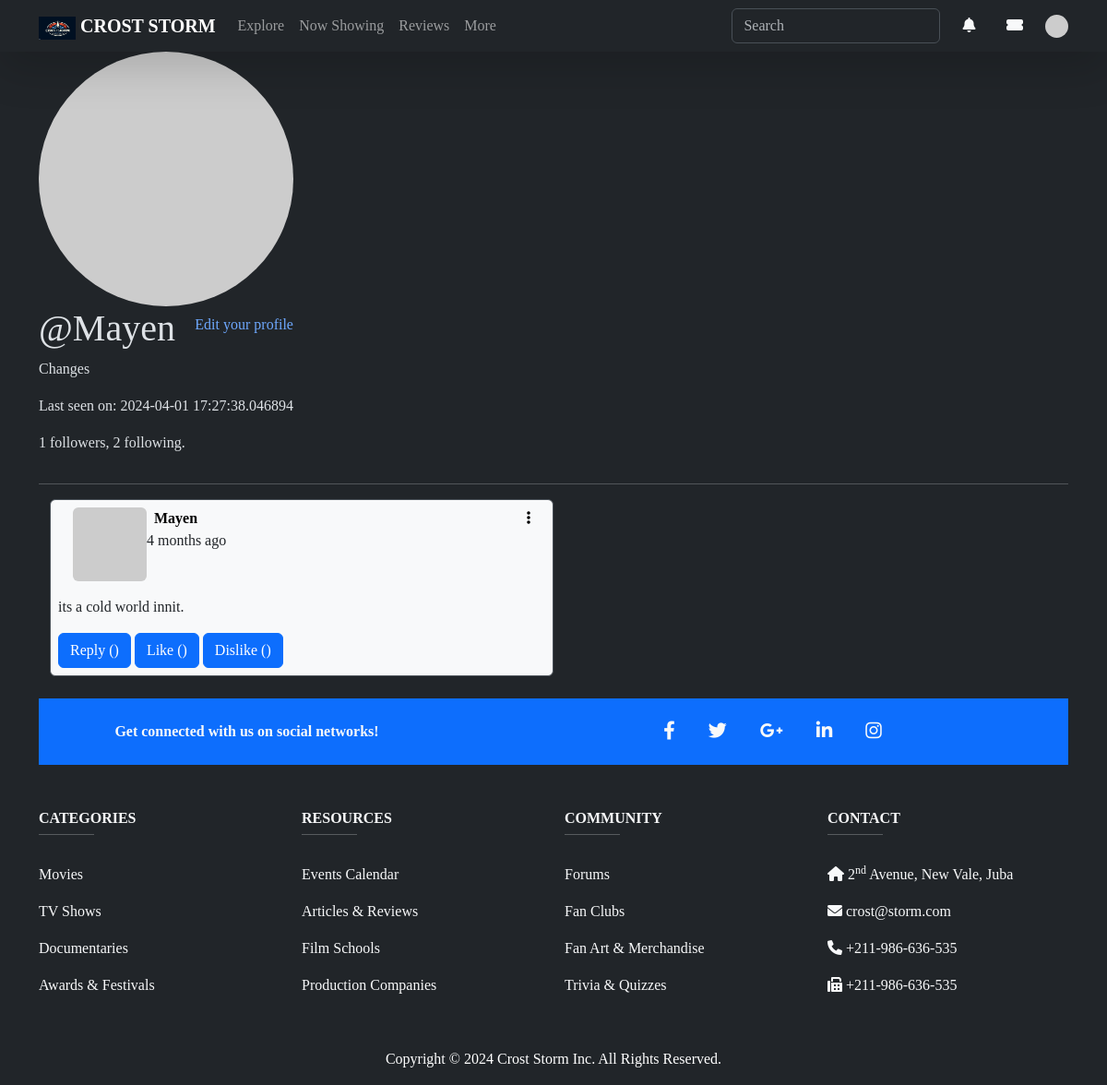
The page /user/Mayen (signed in) on the database as committed earlier.
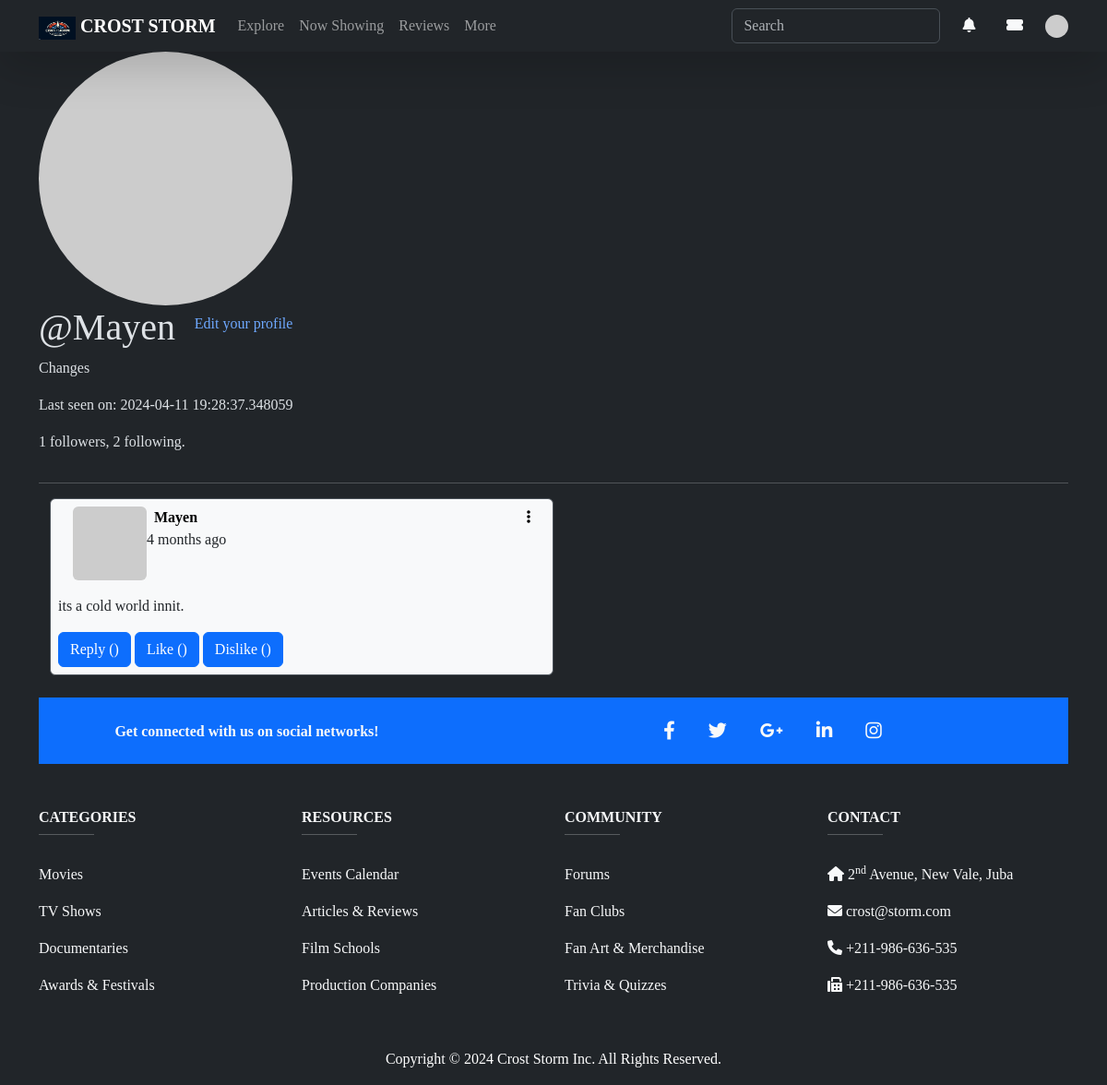
The same page on the database as committed later.
### app/models.py (models this page shows, shortened)
class User(UserMixin, db.Model):
    __tablename__ = 'user'
    __table_args__ = {'extend_existing': True}
    id = db.Column(db.Integer, primary_key=True)
    username = db.Column(db.String(64), index=True, unique=True)
    email = db.Column(db.String(120), index=True, unique=True)
    password_hash = db.Column(db.String(128))
    about_me = db.Column(db.String(140))
    last_seen = db.Column(db.DateTime, default=datetime.utcnow)
    notifications = db.relationship('Notification', backref='user',
                                    lazy='dynamic')
    messages_sent = db.relationship('Message',
                                    foreign_keys='Message.sender_id',
                                    backref='author', lazy='dynamic')
    messages_received = db.relationship('Message',
                                        foreign_keys='Message.recipient_id',
                                        backref='recipient', lazy='dynamic')
    last_message_read_time = db.Column(db.DateTime)
    posts = db.relationship('Post', backref='author_user',
                            lazy='dynamic', overlaps="author_user")
    followed = db.relationship(
        'User',
        secondary=followers,
        primaryjoin=(followers.c.follower_id == id),
        secondaryjoin=(followers.c.followed_id == id),
        backref=db.backref('followers', lazy='dynamic'),
        lazy='dynamic'
    )
    def new_messages(self):
        last_read_time = self.last_message_read_time or datetime(1900, 1, 1)
        return Message.query.filter_by(recipient=self).filter(
            Message.timestamp > last_read_time).count()
    def avatar(self, size):
        digest = md5(self.email.lower().encode('utf-8')).hexdigest()
        return f'https://www.gravatar.com/avatar/{digest}?d=identicon&s={size}'
    @login.user_loader
    def load_user(id):
        return User.query.get(int(id))

class SearchableMixin(object):
    @classmethod
    def before_commit(cls, session):
        session._changes = {
            'add': list(session.new),
            'update': list(session.dirty),
            'delete': list(session.deleted)
        }
    @classmethod
    def after_commit(cls, session):
        for obj in session._changes['add']:
            if isinstance(obj, SearchableMixin):
                add_to_index(obj.__tablename__, obj)
        for obj in session._changes['update']:
            if isinstance(obj, SearchableMixin):
                add_to_index(obj.__tablename__, obj)
        for obj in session._changes['delete']:
            if isinstance(obj, SearchableMixin):
                remove_from_index(obj.__tablename__, obj)
        session._changes = None

class Post(SearchableMixin, db.Model):
    __searchable__ = ['body']
    __tablename__ = 'post'
    __table_args__ = {'extend_existing': True}
    id = db.Column(db.Integer, primary_key=True)
    user_id = db.Column(db.Integer, db.ForeignKey('user.id'))
    body = db.Column(db.String(140))
    timestamp = db.Column(db.DateTime, index=True, default=datetime.utcnow)
    author = db.relationship('User', backref='user_posts', overlaps="author_user,user_posts")
    language = db.Column(db.String(5))
    replies = db.relationship('Reply', backref='post_ref', lazy=True)
    likes = db.Column(db.Integer, default=0)
    dislikes = db.Column(db.Integer, default=0)

### app/main/routes.py (the view)
@user_bp.route('/user/<username>')
@login_required
def user(username):
    current_year = datetime.datetime.now().year
    form = EmptyForm()
    user = User.query.filter_by(username=username).first_or_404()
    page = request.args.get('page', 1, type=int)
    posts = Post.query.filter_by(user_id=user.id).order_by(Post.timestamp.desc()).paginate(
        page=page, per_page=current_app.config['POSTS_PER_PAGE'],
        error_out=False)
    next_url = url_for('main.user', username=user.username,
                       page=posts.next_num) if posts.has_next else None
    prev_url = url_for('main.user', username=user.username,
                       page=posts.prev_num) if posts.has_prev else None
    form = EmptyForm()
    return render_template('user.html', user=user, current_year=current_year, posts=posts.items,
                           next_url=next_url, prev_url=prev_url, form=form)

### app/main/forms.py
class SearchForm(FlaskForm):
    q = StringField(_l('Search'), validators=[DataRequired()])
    def __init__(self, *args, **kwargs):
        if 'formdata' not in kwargs:
            kwargs['formdata'] = request.args
        if 'meta' not in kwargs:
            kwargs['meta'] = {'csrf': False}
        super(SearchForm, self).__init__(*args, **kwargs)

class EmptyForm(FlaskForm):
    submit = SubmitField('Submit')

### app/main/routes.py (called while the page is built)
@user_bp.before_app_request
def before_request():
    if current_user.is_authenticated:
        current_user.last_seen = datetime.datetime.now()
        db.session.commit()
        g.search_form = SearchForm()
    g.locale = str(get_locale())

### app/templates/user.html (shortened to what this page needs)
{% extends "base.html" %}
{% block content %}
<div class="container">
    <div class="d-flex justify-content-between align-items-center flex-wrap">
        <div class="d-flex flex-column">
            <img alt="profile picture" class="rounded-circle" src="{{ user.avatar(200) }}">
            <div class="d-flex justify-content-between align-items-center flex-wrap px-6">
                <div class="col-12 col-md-5">
                    <h1>@{{ user.username }}</h1>
                </div>
                <div class="d-flex align-items-center justify-content-evenly flex-end">
                    {% if user == current_user %}
                    <p><a class="text-decoration-none" href="{{ url_for('user_bp.edit_profile') }}">Edit your
                            profile</a>
                    </p>
                    {% endif %}
                </div>
            </div>
            {% if user.about_me %}<p>{{ user.about_me }}</p>{% endif %}
            {% if user.last_seen %}<p>Last seen on: {{ user.last_seen }}</p>{% endif %}
            <p>{{ user.followers.count() }} followers, {{ user.followed.count() }} following.</p>
        </div>
    </div>
    <hr>
    <div class="container">
        {% for post in posts %}
        {% include '_post.html' %}
        {% endfor %}
    </div>
</div>
{% endblock %}

### app/templates/base.html (shortened to what this page needs)
<!DOCTYPE html>
<html lang="en">
<head>
    <link href="https://cdnjs.cloudflare.com/ajax/libs/font-awesome/6.0.0/css/all.min.css" rel="stylesheet"/>
    <link href="https://cdn.jsdelivr.net/npm/bootstrap@5.3.2/dist/css/bootstrap.min.css"
 rel="stylesheet">
    <link href="{{ url_for('static', filename='styles/styles.css') }}" rel="stylesheet"/>
</head>
<body  data-bs-theme="dark">
{% block nav %}
{% if user is defined and user.is_authenticated %}
<nav class="navbar navbar-expand-lg navbar-dark bg-dark sticky-top shadow-lg">
    <div class="container">
        <a class="navbar-brand align-items-center" href="{{ url_for('user_bp.index') }}">
            <img alt="crost storm Logo" class="img-fluid thumbnail img-logo" height="25px" loading="lazy" src="{{ url_for('static', filename='img/OIG.jpeg') }}"
                 width="50px"/>
            <small class=" fw-bold fs-5" translate="no">CROST STORM</small>
        </a>
        <div class="collapse navbar-collapse" id="navbarCollapse">
            <ul class="navbar-nav me-auto mb-2 mb-md-0">
                <li class="nav-item">
                    <a class="nav-link" href="#">Explore</a>
                </li>
                <li class="nav-item">
                    <a class="nav-link" href="#">Now Showing</a>
                </li>
                <li class="nav-item">
                    <a class="nav-link" href="#">Reviews</a>
                </li>
                <li class="nav-item dropdown">
                    <a aria-expanded="false" class="nav-link dropdown-toggle" data-bs-toggle="dropdown" href="#"
                       id="navbarDropdown" role="button">
                        More
                    </a>
                </li>
            </ul>
            {% if g.search_form %}
            <form action="{{ url_for('user_bp.search') }}" class="navbar-form me-4" method="get">
                <div class="form-group">
                    {{ g.search_form.q(size=20, class='form-control',
                    placeholder=g.search_form.q.label.text) }}
                </div>
            </form>
            {% endif %}
            <div class="d-flex align-items-center">
                <a class="text-light text-decoration-none me-2" href="{{ url_for('user_bp.messages') }}">
                    <i class="fas fa-bell"></i>
                    {% set new_messages = current_user.new_messages() %}
                </a>
                <a class="text-light me-4" href="#" title="Tickets">
                    <i class="fas fa-ticket-alt"></i>
                </a>
                <div class="dropdown">
                    <a aria-expanded="false" class="dropdown-toggle d-flex align-items-center hidden-arrow"
                       data-bs-toggle="dropdown" href="#" id="navbarDropdownMenuAvatar" role="button">
                        <img alt="profile picture" class="rounded-circle" height="25"
                             src="{{ user.avatar(128) }}"/>
                    </a>
                </div>
            </div>
        </div>
    </div>
</nav>
{% endif %}
{% endblock %}
{% block content %}{% endblock %}
{% block footer %}
<footer class="page-footer pt-0 mt-4 bg-dark">
    <div class="container">
        <div class="bg-primary text-light">
            <div>
                <div class="row py-4 d-flex align-items-center cta">
                    <div class="col-12 col-md-5 text-left mb-md-0">
                        <h6 class="mb-0 white-text text-center text-md-left"><strong>Get
                            connected with us on social
                            networks!</strong></h6>
                    </div>
                    <div class="col-12 col-md-7 text-center text-md-right">
                        <a class="p-2 m-2 fa-lg text-light ml-0"><i class="fab fa-facebook-f white-text mr-lg-4">
                        </i></a>
                        <a class="p-2 m-2 fa-lg text-light"><i class="fab fa-twitter white-text mr-lg-4"> </i></a>
                        <a class="p-2 m-2 fa-lg text-light"><i class="fab fa-google-plus-g white-text mr-lg-4">
                        </i></a>
                        <a class="p-2 m-2 fa-lg text-light"><i class="fab fa-linkedin-in white-text mr-lg-4">
                        </i></a>
                        <a class="p-2 m-2 fa-lg text-light"><i class="fab fa-instagram white-text mr-lg-4"> </i></a>
                    </div>
                </div>
            </div>
        </div>
        <div class="row mt-5 flex-wrap">
            <div class="col-md-3 col-lg-3 col-xl-3 mb-4 text-light">
                <h6 class="text-uppercase fw-bold">Categories</h6>
                <hr class="blue mb-4 mt-0 d-inline-block mx-auto" style="width: 60px;">
                <p><a class="text-decoration-none text-light" href="#!">Movies</a></p>
                <p><a class="text-decoration-none text-light" href="#!">TV Shows</a></p>
                <p><a class="text-decoration-none text-light" href="#!">Documentaries</a></p>
                <p><a class="text-decoration-none text-light" href="#!">Awards & Festivals</a></p>
            </div>
            <div class="col-md-3 col-lg-3 col-xl-3 mb-4 text-light">
                <h6 class="text-uppercase fw-bold">Resources</h6>
                <hr class="blue mb-4 mt-0 d-inline-block mx-auto" style="width: 60px;">
                <p><a class="text-decoration-none text-light" href="#!">Events Calendar</a></p>
                <p><a class="text-decoration-none text-light" href="#!">Articles & Reviews</a></p>
                <p><a class="text-decoration-none text-light" href="#!">Film Schools</a></p>
                <p><a class="text-decoration-none text-light" href="#!">Production Companies</a></p>
            </div>
            <div class="col-md-3 col-lg-3 col-xl-3 mb-4 text-light">
                <h6 class="text-uppercase fw-bold">Community</h6>
                <hr class="blue mb-4 mt-0 d-inline-block mx-auto" style="width: 60px;">
                <p><a class="text-decoration-none text-light" href="#!">Forums</a></p>
                <p><a class="text-decoration-none text-light" href="#!">Fan Clubs</a></p>
                <p><a class="text-decoration-none text-light" href="#!">Fan Art & Merchandise</a></p>
                <p><a class="text-decoration-none text-light" href="#!">Trivia & Quizzes</a></p>
            </div>
            <div class="col-md-3 col-lg-3 col-xl-3 text-light">
                <h6 class="text-uppercase font-weight-bold"><strong>Contact</strong></h6>
                <hr class="blue mb-4 mt-0 d-inline-block mx-auto" style="width: 60px;">
                <p><i class="fas fa-home mr-3"></i> 2<sup>nd</sup> Avenue, New Vale, Juba</p>
                <a href="mailto:crost@storm.com" class="nav-link my-3"><i class="fas fa-envelope mr-3"></i> crost@storm.com</a>
                <p><i class="fas fa-phone mr-3"></i> +211-986-636-535</p>
                <p><i class="fas fa-fax mr-3"></i> +211-986-636-535</p>
            </div>
        </div>
        <div class="footer-copyright py-3 text-center">
            <div class="text-white">Copyright © {{ current_year }}  <a class="text-white text-decoration-none"
                                                                       href="{{ url_for('user_bp.index') }}"
                                                                       rel="noopener" target="_self" translate="no">Crost
                Storm Inc.</a> All Rights Reserved.
            </div>
        </div>
    </div>
</footer>
{% endblock %}
</body>
</html>

### app/templates/_post.html (shortened to what this page needs)
<div class="d-flex flex-column border p-2 rounded w-50 bg-light text-dark">
    <div class="mb-3 d-flex flex-row text-left mb-1 justify-content-between px-3">
        <div class="d-flex">
            <img alt="profile picture" class="rounded" src="{{ post.author.avatar(30) }}">
            <span class="d-flex flex-column user_popup">
                <a class="mx-2 text-decoration-none fw-bold text-black username"
                    href="{{ url_for('user_bp.user', username=post.author.username) }}" translate="no">
                    {{ post.author.username }}
                </a>
                {{ moment(post.timestamp).fromNow() }}
            </span>
        </div>
        <div class="dropdown">
            <a aria-expanded="false" class="dropdown-toggle text-black" data-bs-toggle="dropdown"
                id="dropdownMenuButton" type="button"><i class="fas fa-ellipsis-v"></i>
            </a>
        </div>
    </div>
    <div class="post">
        <p class="mt-0">{{ post.body }}</p>
        <button class="reply-btn btn btn-primary" data-post-id="{{ post.id }}">Reply ({{ post.reply_count }})</button>
        <button class="like-btn btn btn-primary" data-post-id="{{ post.id }}">Like ({{ post.like_count }})</button>
        <button class="dislike-btn btn btn-primary" data-post-id="{{ post.id }}">Dislike ({{ post.dislike_count }})
        </button>
    </div>
</div>

### app/static/styles/styles.css (style rules this page uses)
body { font-family: Tahoma, verdana; }
html { scroll-behavior: smooth; }
.img-logo { width: 40px; height: 25px; }
.dropdown-toggle::after { display: none; }

Rows that differ between the two databases and show on the page:
changed User "Mayen": last_seen "2024-04-01 17:27:38.046894" → "2024-04-11 19:28:37.348059"
